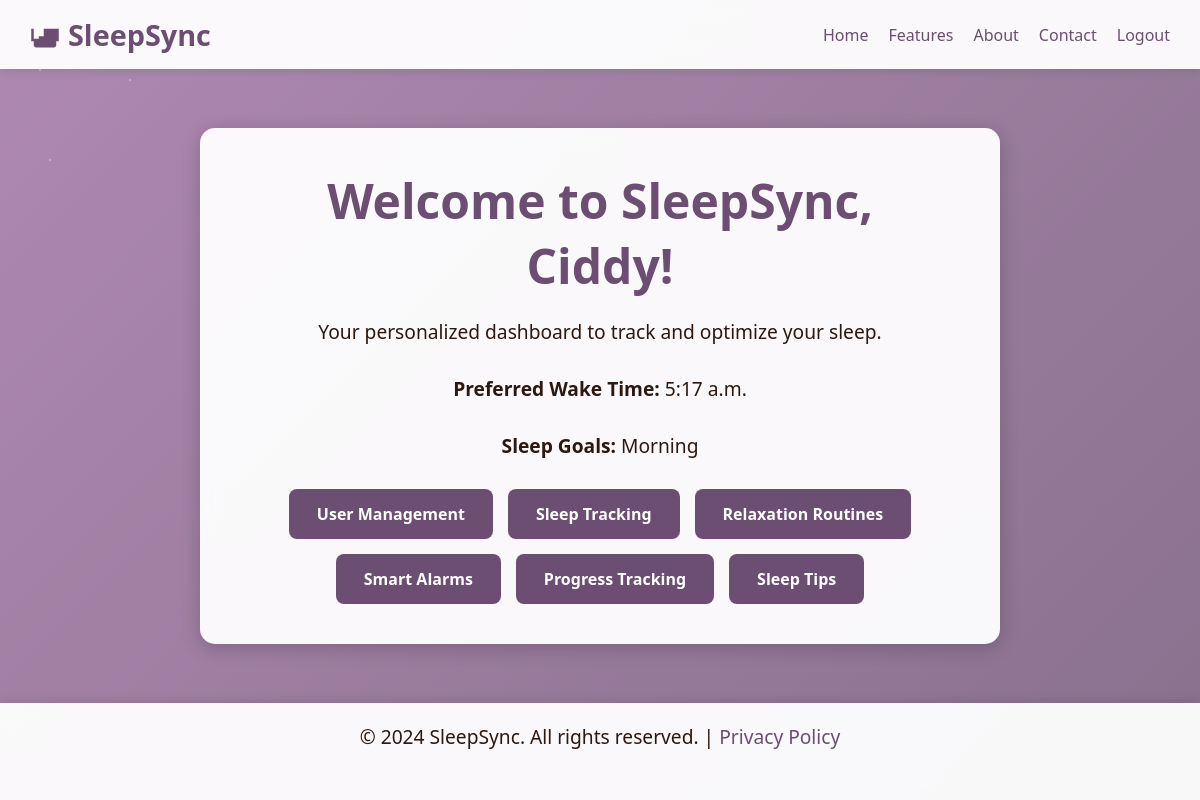
The page /tracker/ (signed in) on the database its author committed.
### tracker/models.py (models this page shows, shortened)
class User(AbstractBaseUser):
    userID = models.AutoField(primary_key=True)  # Explicitly define the primary key
    email = models.EmailField(unique=True)
    first_name = models.CharField(max_length=30, blank=True)
    last_name = models.CharField(max_length=30, blank=True)
    name = models.CharField(max_length=100, blank=True)
    preferredWakeTime = models.TimeField(null=True, blank=True)
    sleepGoals = models.TextField(blank=True)
    is_active = models.BooleanField(default=True)
    is_staff = models.BooleanField(default=False)
    objects = UserManager()
    USERNAME_FIELD = 'email'
    REQUIRED_FIELDS = ['first_name', 'last_name']

### tracker/views.py (the view)
# urls.py: path('', views.landing_page, name='landing_page'),
def landing_page(request):
    return render(request, 'tracker/landing_page.html')

### tracker/templates/tracker/landing_page.html (shortened to what this page needs)
<!DOCTYPE html>
<html lang="en">
<head>
</head>
<body>
    <nav>
        <div class="logo">
            <svg viewBox="0 0 24 24">
                <path d="M19 7h-8v8H3V7H1v10h2v3c0 1.1.9 2 2 2h14c1.1 0 2-.9 2-2v-3h2V7h-2zM7 19h10v-6H7v6z"/>
            </svg>
            SleepSync
        </div>
        <div class="nav-links">
            <a href="#">Home</a>
            <a href="#">Features</a>
            <a href="#">About</a>
            <a href="#">Contact</a>
            {% if user.is_authenticated %}
                <a href="{% url 'logout' %}">Logout</a>
            {% else %}
                <a href="{% url 'login' %}">Login</a>
            {% endif %}
        </div>
    </nav>
    <div class="hero-section">
        <div class="hero-content">
            <h1>Welcome to SleepSync, {{ user.name }}!</h1>
            <p>Your personalized dashboard to track and optimize your sleep.</p>
            <div class="user-info">
                <p><strong>Preferred Wake Time:</strong> {{ user.preferredWakeTime }}</p>
                <p><strong>Sleep Goals:</strong> {{ user.sleepGoals }}</p>
            </div>
            <div class="button-container">
                <a href="{% url 'user_list' %}" class="button">User Management</a>
                <a href="{% url 'sleeptrack_list' %}" class="button">Sleep Tracking</a>
                <a href="{% url 'routine_list' %}" class="button">Relaxation Routines</a>
                <a href="{% url 'alarm_list' %}" class="button">Smart Alarms</a>
                <a href="{% url 'progress_list' %}" class="button">Progress Tracking</a>
                <a href="{% url 'sleep_tips' %}" class="button">Sleep Tips</a>
            </div>
        </div>
    </div>
    <footer>
        <p>&copy; 2024 SleepSync. All rights reserved. | <a href="#">Privacy Policy</a></p>
    </footer>
</body>
</html>

### tracker/templates/tracker/landing_page.html (style rules this page uses)
* { box-sizing: border-box; margin: 0; padding: 0; }
body { font-family: 'Segoe UI', sans-serif; background: linear-gradient(135deg, rgba(155, 107, 158, 0.8) 0%, rgba(107, 78, 113, 0.8) 100%), url('https://images.pexels.com/photos/6585763/pexels-photo-6585763.jpeg'); background-size: cover; background-position: center; background-repeat: no-repeat; background-attachment: fixed; color: #333; display: flex; flex-direction: column; height: 100vh; margin: 0; }
nav { background: rgba(255, 255, 255, 0.95); padding: 15px 30px; box-shadow: 0 2px 10px rgba(0, 0, 0, 0.1); display: flex; justify-content: space-between; align-items: center; backdrop-filter: blur(10px); }
nav .logo { font-size: 1.8rem; font-weight: bold; color: #6b4e71; display: flex; align-items: center; gap: 8px; }
nav .logo svg { width: 30px; height: 30px; fill: #6b4e71; }
nav .nav-links { display: flex; gap: 20px; }
nav .nav-links a { font-size: 1rem; color: #6b4e71; text-decoration: none; font-weight: 500; transition: color 0.3s; }
.hero-section { display: flex; justify-content: center; align-items: center; flex: 1; text-align: center; padding: 40px; color: #fff; }
.hero-content { background: rgba(255, 255, 255, 0.95); border-radius: 15px; padding: 40px 60px; box-shadow: 0 4px 20px rgba(0, 0, 0, 0.2); animation: fadeIn 1s ease-in-out; backdrop-filter: blur(10px); max-width: 800px; width: 100%; }
h1 { font-size: 3rem; color: #6b4e71; margin-bottom: 20px; }
p { font-size: 1.2rem; margin-bottom: 30px; color: #2c1810; }
.user-info { margin-bottom: 30px; }
.button-container { display: flex; flex-wrap: wrap; gap: 15px; justify-content: center; }
.button { padding: 14px 28px; font-size: 1rem; font-weight: bold; color: #fff; background-color: #6b4e71; border: none; border-radius: 8px; cursor: pointer; transition: transform 0.3s, box-shadow 0.3s; text-decoration: none; }
footer { text-align: center; padding: 20px; background: rgba(255, 255, 255, 0.95); box-shadow: 0 -2px 10px rgba(0, 0, 0, 0.1); font-size: 0.9rem; color: #666; backdrop-filter: blur(10px); }
footer a { color: #6b4e71; text-decoration: none; }

### rows shown on the page
User: name "Ciddy", preferredWakeTime "5:17 a.m.", sleepGoals "Morning"
